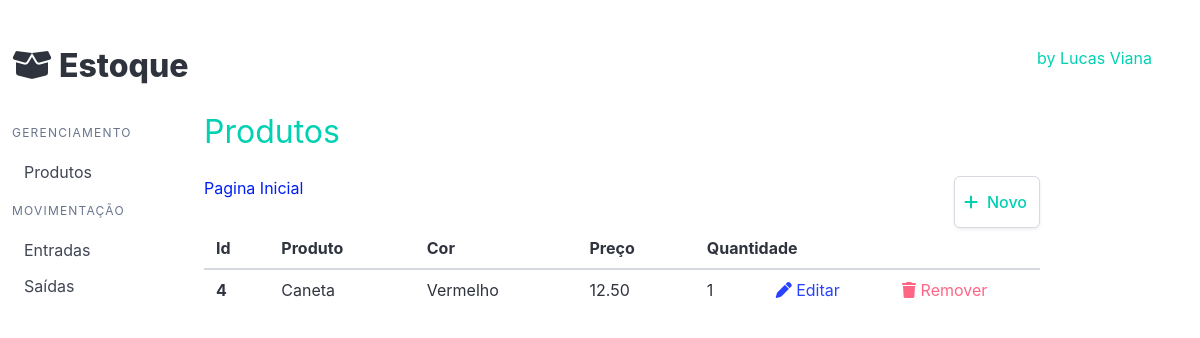
The page /produto/list_produto/ on the database as committed earlier.
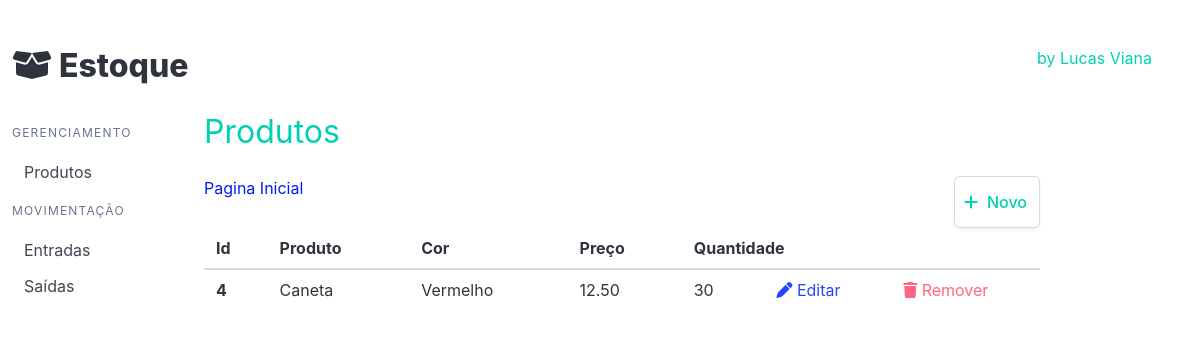
The same page on the database as committed later.
### produto/models.py (models this page shows, shortened)
class Produtos(models.Model):
    produto = models.CharField('Produto', max_length=200)
    cor = models.ForeignKey(Cores, on_delete=models.PROTECT, verbose_name='Cor')
    descricao = models.TextField('Descriçao', blank=True)
    quantidade = models.IntegerField('Quantidade', default=0)
    preco = models.DecimalField('Preço', decimal_places=2, max_digits=8, default=0)
    criado = models.DateTimeField('Criado em', auto_now_add=True)
    modificado = models.DateField('Modificado em', auto_now=True)
    class Meta:
        verbose_name = 'Produto'
        verbose_name_plural = 'Produtos'
        ordering = ['-produto']

class Cores(models.Model):
    cor = models.CharField('Cor', max_length=200)
    def __str__(self):
        return self.cor

### produto/views.py (the view)
# urls.py: path('list_produto/', list_produto, name='list_produto'),
def list_produto(request):
    produtos = Produtos.objects.all()
    template_name = 'list_produtos.html'
    context = { 'produtos': produtos, }
    return render(request, template_name, context)

### produto/templates/list_produtos.html
{% extends 'base.html' %}
{% block product %}
<h1 class="subtitle is-3 has-text-primary">
    Produtos
</h1>
<div>
    <nav class="navbar breadcrumb" aria-label="breadcrumbs">
        <ul>
            <li class="is-active"><a href="#">Pagina Inicial</a></li>
        </ul>
        <div class="navbar-end">
            <a class="button has-text-primary" href="{% url 'produto:new_produto' %}">
                <span class="icon is-small mr-1">
                    <i class="fa-solid fa-plus"></i>
                </span>
                Novo
            </a>
        </div>
    </nav>
</div>
<table class="table is-striped is-hoverable is-fullwidth">
    <thead>
        <tr>
            <th>Id</th>
            <th>Produto</th>
            <th>Cor</th>
            <th>Preço</th>
            <th>Quantidade</th>
            <th></th>
        </tr>
    </thead>
    <tbody> {% for produto in produtos %}<tr>
            <th>{{ produto.id }}</th>
            <td>{{ produto.produto }}</td>
            <td>{{ produto.cor }}</td>
            <td>{{ produto.preco }}</td>
            <td class="is-flex justify-content is-justify-content-space-between">
                {{ produto.quantidade }}
                    <a href="{% url 'produto:update_produto' produto.id%}">
                        <i class="fa-solid fa-pen"></i>
                        Editar
                    </a>
                    <a class ="has-text-danger" href="{% url 'produto:delete_produto' produto.id%}">
                        <i class="fa-solid fa-trash"></i>
                        Remover
                    </a>
            </td>
            <td></td>
        </tr> {% endfor %} </tbody>
</table>
{% endblock %}

Rows that differ between the two databases and show on the page:
changed Produtos "Caneta": quantidade "1" → "30"
